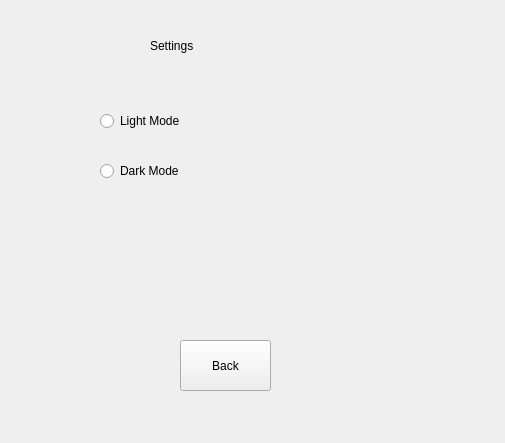
<?xml version="1.0" encoding="UTF-8"?>
<ui version="4.0">
 <class>Form</class>
 <widget class="QWidget" name="Form">
  <property name="geometry">
   <rect>
    <x>0</x>
    <y>0</y>
    <width>505</width>
    <height>443</height>
   </rect>
  </property>
  <property name="windowTitle">
   <string>Form</string>
  </property>
  <widget class="QLabel" name="label">
   <property name="geometry">
    <rect>
     <x>150</x>
     <y>20</y>
     <width>101</width>
     <height>51</height>
    </rect>
   </property>
   <property name="text">
    <string>Settings</string>
   </property>
  </widget>
  <widget class="QPushButton" name="back_button">
   <property name="geometry">
    <rect>
     <x>180</x>
     <y>340</y>
     <width>91</width>
     <height>51</height>
    </rect>
   </property>
   <property name="text">
    <string>Back</string>
   </property>
  </widget>
  <widget class="QRadioButton" name="radioButton">
   <property name="geometry">
    <rect>
     <x>100</x>
     <y>110</y>
     <width>91</width>
     <height>22</height>
    </rect>
   </property>
   <property name="text">
    <string>Light Mode</string>
   </property>
  </widget>
  <widget class="QRadioButton" name="radioButton_2">
   <property name="geometry">
    <rect>
     <x>100</x>
     <y>160</y>
     <width>91</width>
     <height>22</height>
    </rect>
   </property>
   <property name="text">
    <string>Dark Mode</string>
   </property>
  </widget>
 </widget>
 <resources/>
 <connections/>
</ui>
